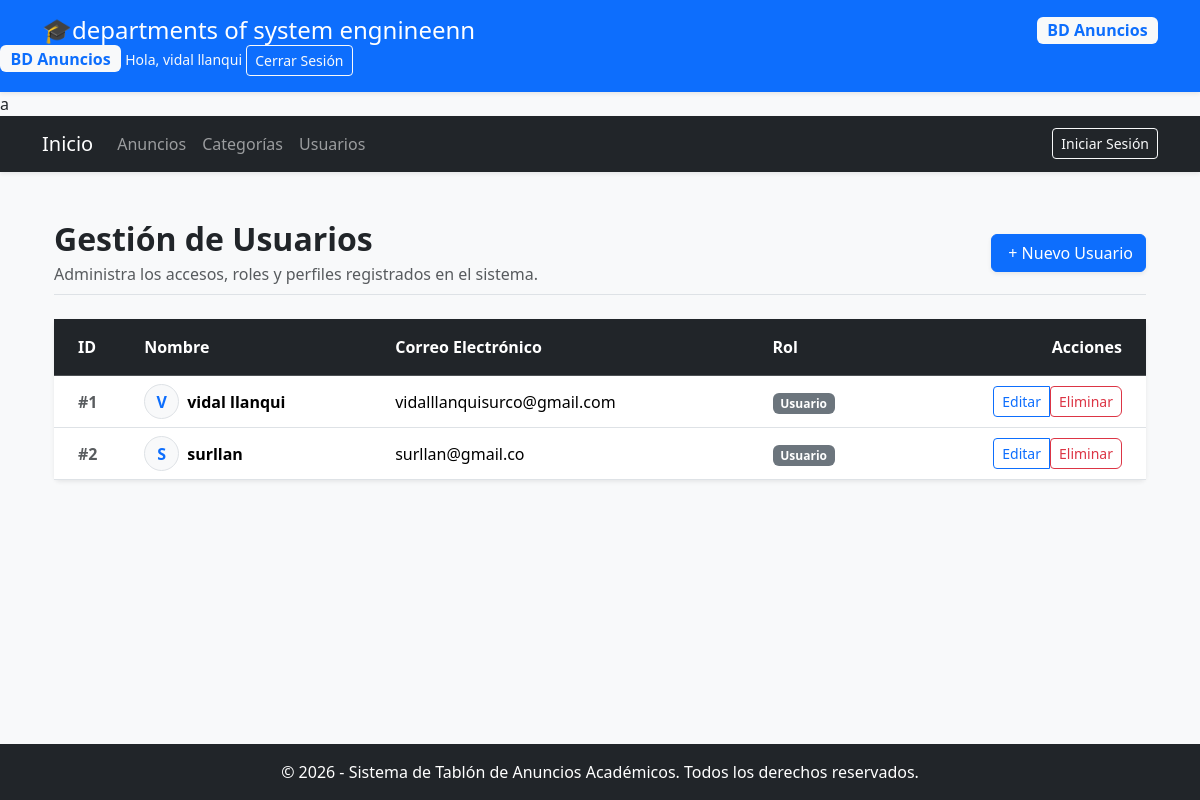
The page /usuarios/gestionar (signed in) on the database its author committed.
### app/usuarios/models.py (models this page shows, shortened)
class Usuario(db.Model, UserMixin):
    __tablename__ = 'usuarios'
    id = db.Column(db.Integer, primary_key=True)
    nombre = db.Column(db.String(100), nullable=False)
    correo = db.Column(db.String(120), unique=True, nullable=False)
    password_hash = db.Column(db.String(255), nullable=False)
    rol = db.Column(db.String(20), default='usuario')  # 'admin' o 'usuario'

### app/usuarios/routes.py (the view)
@usuarios_bp.route('/gestionar')
@login_required
def gestionar():
    usuarios = Usuario.query.all()
    return render_template('usuarios/gestionar.html', usuarios=usuarios)

### app/app.py (called while the page is built)
@login_manager.user_loader
def load_user(user_id):
    return db.session.get(Usuario, int(user_id))

### app/usuarios/templates/usuarios/gestionar.html (shortened to what this page needs)
{% extends "base.html" %}
{% block content %}
<div class="container py-4">
    <div class="d-flex justify-content-between align-items-center mb-4 pb-2 border-bottom">
        <div>
            <h2 class="fw-bold text-dark mb-1">Gestión de Usuarios</h2>
            <p class="text-muted mb-0">Administra los accesos, roles y perfiles registrados en el sistema.</p>
        </div>
        <a href="{{ url_for('usuarios.registrar') }}" class="btn btn-primary shadow-sm">
             + Nuevo Usuario
        </a>
    </div>
    <div class="card shadow-sm border-0">
        <div class="card-body p-0">
            <div class="table-responsive">
                <table class="table table-hover align-middle mb-0">
                    <thead class="table-dark">
                        <tr>
                            <th class="py-3 ps-4">ID</th>
                            <th class="py-3">Nombre</th>
                            <th class="py-3">Correo Electrónico</th>
                            <th class="py-3">Rol</th>
                            <th class="py-3 text-end pe-4">Acciones</th>
                        </tr>
                    </thead>
                    <tbody>
                        {% for usuario in usuarios %}
                        <tr>
                            <td class="ps-4 text-muted fw-semibold">#{{ usuario.id }}</td>
                            <td>
                                <div class="d-flex align-items-center">
                                    <div class="avatar-initial rounded-circle bg-light text-primary fw-bold d-flex align-items-center justify-content-center me-2" style="width: 35px; height: 35px; border: 1px solid #dee2e6;">
                                        {{ usuario.nombre[0]|upper }}
                                    </div>
                                    <strong>{{ usuario.nombre }}</strong>
                                </div>
                            </td>
                            <td>{{ usuario.correo }}</td>
                            <td>
                                {% if usuario.rol == 'admin' %}
                                    <span class="badge bg-danger">Administrador</span>
                                {% else %}
                                    <span class="badge bg-secondary">Usuario</span>
                                {% endif %}
                            </td>
                            <td class="text-end pe-4">
                                <div class="btn-group" role="group">
                                    <a href="{{ url_for('usuarios.editar', id=usuario.id) }}" class="btn btn-sm btn-outline-primary" title="Editar usuario">
                                        Editar
                                    </a>
                                    <form action="{{ url_for('usuarios.eliminar', id=usuario.id) }}" method="POST" class="d-inline" onsubmit="return confirm('¿Estás seguro de eliminar al usuario {{ usuario.nombre }}?');">
                                        <button type="submit" class="btn btn-sm btn-outline-danger rounded-end" title="Eliminar usuario">
                                            Eliminar
                                        </button>
                                    </form>
                                </div>
                            </td>
                        </tr>
                        {% endfor %}
                    </tbody>
                </table>
            </div>
        </div>
    </div>
</div>
{% endblock %}

### app/templates/base.html (shortened to what this page needs)
<!DOCTYPE html>
<html lang="es">
<head>
    <link href="https://cdn.jsdelivr.net/npm/bootstrap@5.3.3/dist/css/bootstrap.min.css" rel="stylesheet">
</head>
<body class="d-flex flex-column min-vh-100 bg-light">
    <header class="bg-primary text-white py-3 shadow-sm">
        <div class="container d-flex justify-content-between align-items-center">
            <h1 class="h4 m-0">🎓departments of system engnineenn</h1>
            <span class="badge bg-light text-primary fs-6">BD Anuncios</span>
        </div>
            <span class="badge bg-light text-primary fs-6">BD Anuncios</span>
            {% if current_user.is_authenticated %}
                <span class="small text-light">Hola, {{ current_user.nombre }}</span>
                <a href="{{ url_for('usuarios.logout') }}" class="btn btn-outline-light btn-sm">
                    Cerrar Sesión
                </a>
            {% endif %}
    </header>
a
    <nav class="navbar navbar-expand-lg navbar-dark bg-dark shadow-sm mb-4">
        <div class="container">
            <a class="navbar-brand" href="{{ url_for('main.home') }}">Inicio</a>
            <div class="collapse navbar-collapse" id="navbarNav">
                <ul class="navbar-nav me-auto">
                    <li class="nav-item"><a class="nav-link" href="{{ url_for('anuncios.listar') }}">Anuncios</a></li>
                    <li class="nav-item"><a class="nav-link" href="{{ url_for('categorias.listar') }}">Categorías</a></li>
                    <li class="nav-item"><a class="nav-link" href="{{ url_for('usuarios.gestionar') }}">Usuarios</a></li>
                </ul>
                <ul class="navbar-nav">
                    <li class="nav-item"><a class="btn btn-outline-light btn-sm" href="{{ url_for('usuarios.login') }}">Iniciar Sesión</a></li>
                </ul>
            </div>
        </div>
    </nav>
    <main class="container flex-grow-1 mb-5">
        {% block content %}
        {% endblock %}
    </main>
    <footer class="bg-dark text-white text-center py-3 mt-auto">
        <div class="container">
            <p class="m-0">&copy; 2026 - Sistema de Tablón de Anuncios Académicos. Todos los derechos reservados.</p>
        </div>
    </footer>
</body>
</html>

### rows shown on the page
Usuario: nombre "vidal llanqui", id "1", nombre "V", correo "vidalllanquisurco@gmail.com", rol "Usuario"
Usuario: id "2", nombre "S", nombre "surllan", correo "surllan@gmail.co", rol "Usuario"
